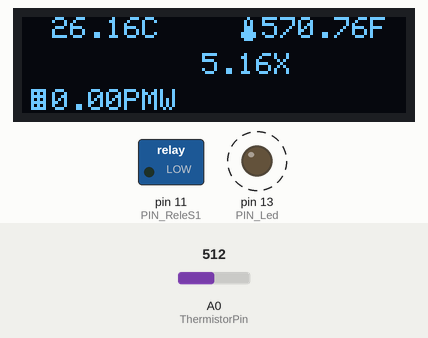
Simulated run of this sketch. Board: Arduino Uno, built with avr-gcc and run on an emulated ATmega328P. On the bench: 128×32 one-colour display, switched loads named in the sketch (green lamp = pin HIGH), output pins drawn as LEDs (lit = HIGH). Dashed ring = blinking. The test bench sets the inputs (shaded band); at power-on: A0 (ThermistorPin) = 512. The display library's start-up logo is not drawn; what the sketch prints to the serial monitor is not drawn.

Above: at 17.03 s.
17.3 s: A0 (ThermistorPin) set to 716
At 17.9 s:
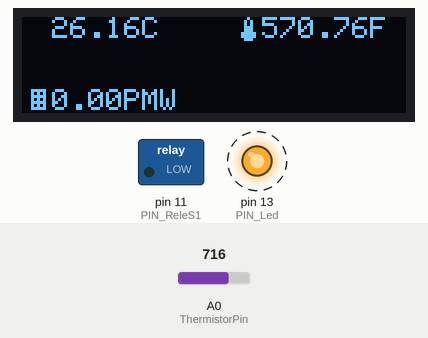
19.0 s: A0 (ThermistorPin) set to 900
At 21.03 s:
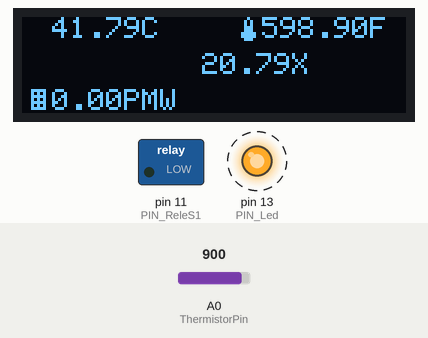
22.0 s: A0 (ThermistorPin) set to 23
At 24.05 s:
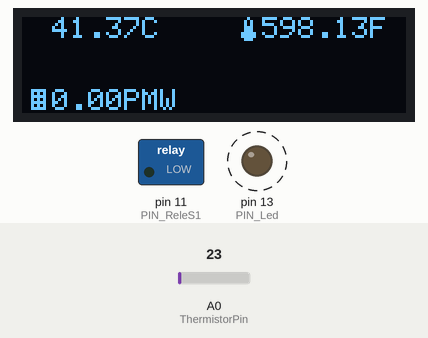
24.5 s: A0 (ThermistorPin) set to 19
Timing chart, 0 to 30.8 s (numbered marks = the images above; inputs shaded):
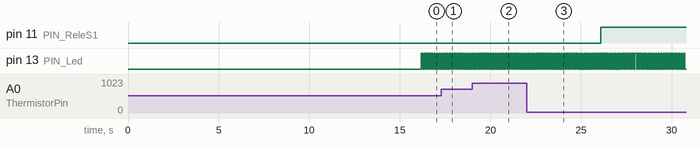

The sketch:

Hincubadora_2022_V001C.ino
```cpp
#include "TramasMicros2.h"


//---------------------------------------------------------------------------------


#include <Wire.h>
#include <Adafruit_GFX.h>
#include <Adafruit_SSD1306.h>

#define SCREEN_WIDTH 128 // OLED display width, in pixels
#define SCREEN_HEIGHT 32 // OLED display height, in pixels

#define OLED_RESET     -1 // Reset pin # (or -1 if sharing Arduino reset pin)
Adafruit_SSD1306 display(SCREEN_WIDTH, SCREEN_HEIGHT, &Wire, OLED_RESET);

#include "Pantalla.h"
//#include "PID.h"
//---------------------------------------------------------------------------------

bool lecturaPar = false;

double celsius_1 = 20;
int ThermistorPin = 0;
const int TemperaturaRedundante = 60;
int Vout_a[TemperaturaRedundante];


float logR2, R2, Temperature1;
int VoutR2;
//float R1 = 10000;
//float c1 = 1.009249522e-03, c2 = 2.378405444e-04, c3 = 2.019202697e-07;
//http://www.thinksrs.com/downloads/programs/Therm%20Calc/NTCCalibrator/NTCcalculator.htm
float R1 = 95000;
float c1 = 2.114990448e-03, c2 = 0.383281228e-04, c3 = 5.228061052e-07;

//---------------------------------------------------------------------------------


#include <PID_v1.h>

#define PIN_INPUT 0
#define PIN_ReleS1 11
#define PIN_Led 13

//#include "PID.h"

//Define Variables we'll be connecting to
double Setpoint = 21;
double Output;
unsigned long TiempoAlto;

//Specify the links and initial tuning parameters  P = propocion al error , I = incremento al pulso , D = rectifica al mobimiento "como, cuidado que biene"
double Kp=8.0, Ki=3.75, Kd=3.00;
//PID myPID(&Input, &Output, &Setpoint, Kp, Ki, Kd, DIRECT);

PID myPID(&celsius_1, &Output, &Setpoint, Kp, Ki, Kd, DIRECT);

double gap = 0;
//---------------------------------------------------------------------------------


void setup() {

  //inputString.reserve(200);
  bitWrite(ADCSRA, ADPS2, 1);
  bitWrite(ADCSRA, ADPS1, 0);
  bitWrite(ADCSRA, ADPS0, 1);
  //ADPS2 - ADPS1 - ADPS0 - Division Factor
  //0        - 0       - 0        ->2
  //0        - 0       - 1        ->2
  //0        - 1       - 0        ->4
  //0        - 1       - 1        ->8
  //1        - 0       - 0        ->16
  //1        - 0       - 1        ->32
  //1        - 1       - 0        ->64
  //1        - 1       - 1        ->128

  //---------------------------------------------------------------------------------

  Serial.begin(115200);

  //---------------------------------------------------------------------------------

  pinMode(PIN_ReleS1, OUTPUT);
  pinMode(PIN_Led, OUTPUT);
  //pinMode(PIN_INPUT, INPUT);
  //---------------------------------------------------------------------------------

  //initialize the variables we're linked to
  myPID.SetOutputLimits(0, 1000);
  //myPID.SampleTime(2000);


  //---------------------------------------------------------------------------------


  //turn the PID on
  myPID.SetMode(AUTOMATIC);


//---------------------------------------------------------------------------------

  setupPantalla() ;


  for (int indice_1 = TemperaturaRedundante - 1; indice_1 > -1; indice_1--) {
    Vout_a[indice_1] = analogRead(ThermistorPin);
    display.setCursor(2 * indice_1 + 1, 10);
    display.print(".");
    display.display();
    delay(250);

  }

}


//---------------------------------------------------------------------------------


TramaTiempo blink_LecturaSensores = TramaTiempo(70111, LecturaSensores);
TramaTiempo blink_PID = TramaTiempo(2000009, CumputePID);
TramaTiempo blink_PidGap = TramaTiempo(4010701, CumputePidGap);
TramaTiempo blink_DisplayOLED = TramaTiempo(1000105, DisplayOLED);

TramaTiempo blink_Rele1 = TramaTiempo(3146055, Rele1);

//---------------------------------------------------------------------------------


void LecturaSensores() {

  VoutR2 = analogRead(ThermistorPin);


  float Vout_Media = 0;
  for (int indice_1 = 0; indice_1 < TemperaturaRedundante; indice_1++) {
    Vout_Media += Vout_a[indice_1] ;
  }
  Vout_Media = Vout_Media / TemperaturaRedundante;

  //R2 = R1 * (1023.0 / (( ( (float)Vout1) + (float)Vout2 + (float)Vout3 + (float)Vout4 + (float)Vout5 + (float)Vout6 + (float)Vout7 + (float)Vout8 + (float)Vout9 + (float)Vout10) / 10) - 1.0);
  R2 = R1 * (1023.0 / Vout_Media - 1) ;


  logR2 = log(R2);
  Temperature1  = (1.0 / (c1 + c2*logR2 + c3*logR2*logR2*logR2)); // kelvin
  celsius_1 = Temperature1 - 273.15; // Centigrados
  Temperature1 = (Temperature1 * 9.0)/ 5.0 + 32.0;  // Farenheit

  for (int indice_1 = (TemperaturaRedundante - 1); indice_1 > 0; indice_1--) {
    Vout_a[indice_1] = Vout_a[indice_1 - 1];

  }
  Vout_a[0] = VoutR2;
  if (gap > 2) {
    if ( lecturaPar == false ){
      digitalWrite(PIN_Led,LOW);
      lecturaPar = true;
    } else {
      digitalWrite(PIN_Led,HIGH);
      lecturaPar = false;
    }
  } else {digitalWrite(PIN_Led,LOW);}

}

void CumputePID() {


  myPID.Compute();


  Serial.print("Temperature: ");
  Serial.print(Temperature1);
  Serial.println(" F");

  Serial.print("Out: ");
  Serial.print(VoutR2);
  Serial.println(" ");

}

void CumputePidGap(){

  gap = abs(Setpoint-celsius_1); //distance away from setpoint
  if (gap < 0.5)
  {
    //we're close to setpoint, use conservative tuning parameters
    myPID.SetTunings(Kp, Ki, Kd);
    display.setCursor(60, 12);
    display.print(gap);
    display.println(".");
  }
  else if ((gap < 1) && (celsius_1 > Setpoint) ) {
    myPID.SetTunings(Kp + 200, Ki + 10.50, Kd + 5.00);
    display.setCursor(60, 12);
    display.print(gap);
    display.println("Z.");
  }
  else if (gap < 1) {
    myPID.SetTunings(Kp + 20, Ki + 2.75, Kd + 2.00);
    display.setCursor(60, 12);
    display.print(gap);
    display.println("o");
  }
  else if ((gap < 2) && (celsius_1 > Setpoint) ) {
    myPID.SetTunings(Kp + 300, Ki + 15.00, Kd + 1.00);
    display.setCursor(60, 12);
    display.print(gap);
    display.println("O.");
  }
  else if (gap < 2) {
     //we're far from setpoint, use aggressive tuning parameters
     myPID.SetTunings(Kp + 45.2, Ki + 4.25, Kd + 4.00);
     display.setCursor(60, 12);
     display.print(gap);
     display.println("D");}
  else
  {
     //we're far from setpoint, use aggressive tuning parameters
     myPID.SetTunings(Kp + 90.2, Ki + 5.50, Kd + 4.25);
     display.setCursor(60, 12);
     display.print(gap);
     display.println("X");
  }

  display.display();

  //yield();
}


void Rele1(){


  unsigned long TiempoBajo_S1;
  unsigned long TiempoAlto_S1;

  TiempoAlto_S1 = ( (Output * 20000) + TiempoAlto ) / 2 ;
  TiempoBajo_S1 = 10000000 - TiempoAlto_S1;


  if ((bool)digitalRead(PIN_ReleS1))
  {
    digitalWrite(PIN_ReleS1, LOW);
    if (TiempoBajo_S1 > 0 ){
      blink_Rele1.setInterval(TiempoBajo_S1) ;
    } else {
      digitalWrite(PIN_ReleS1, HIGH);
      blink_Rele1.setInterval(TiempoAlto_S1) ;
    }

  }
  else
  {

    if (TiempoAlto_S1 > 0 ) {
      digitalWrite(PIN_ReleS1, HIGH);//digitalWrite(PinLedS1, HIGH);
      blink_Rele1.setInterval(TiempoAlto_S1) ;
    } else {
      digitalWrite(PIN_ReleS1, LOW);//digitalWrite(PinLedS1, LOW);
      blink_Rele1.setInterval(TiempoBajo_S1) ;
    }

  }

}


void loop() {

  blink_LecturaSensores.check();

//---------------------------------------------------------------------------------

  blink_PID.check();

//---------------------------------------------------------------------------------

  blink_DisplayOLED.check();

//---------------------------------------------------------------------------------

  blink_PidGap.check();

//---------------------------------------------------------------------------------

  blink_Rele1.check();

}


void DisplayOLED() {

  display.clearDisplay();

  display.setCursor(10, 0);
  display.print(celsius_1);
  display.println("C");

  display.drawBitmap( 70 , 0 , temperature, 8, 8, 1);
  display.setCursor(80, 0);
  display.print(Temperature1);
  display.println("F");

//  display.setCursor(80, 24);
//  display.print(Temperature1);
//  display.println("F");


//  int Vcc = 5;
//  float A = 1.11492089e-3;
//  float B = 2.372075385e-4;
//  float C = 6.954079529e-8;
//  float K = 2.5; //factor de disipacion en mW/C
//
//  float V =  Vo / 1024 * Vcc;
//  float R = (R1 * V ) / (Vcc - V);
//
//  float logR  = log(R);
//  float R_th = 1.0 / (A + B * logR + C * logR * logR * logR );
//  float kelvin = R_th - V*V/(K * R)*1000;
//  float celsius = kelvin - 273.15;

//  float fahrenheit = ((Temperature1 * 9) + 3) / 5 + 32;
//  celsius_1 = ((Temperature1 - 32)* 5) /9;
//  celsius_1 = celsius_1 - 1;


  display.drawBitmap( 0 , 24 , solar, 8, 8, 1);
  display.setCursor(10, 24);
  display.print(Output);
  display.println("PMW");

  display.display();
}
```

Pantalla.h
```cpp
byte solar[8] = //icon for solar panel
{
  0b11111, 0b10101, 0b11111, 0b10101, 0b11111, 0b10101, 0b11111, 0b00000
};
byte battery[8] =  //icon for battery
{
  0b01110, 0b11011, 0b10001, 0b10001, 0b10001, 0b10001, 0b10001, 0b11111
};

byte energy[8] =  // icon for power
{
  0b00010, 0b00100, 0b01000, 0b11111, 0b00010, 0b00100, 0b01000, 0b00000
};
byte alarm[8] =  // icon for alarm
{
  0b00000,0b00100,0b01110,0b01110,0b01110,0b11111,0b00000,0b00100
};
byte temperature[8] = //icon for termometer
{
  0b00100, 0b01010, 0b01010, 0b01110, 0b01110, 0b11111, 0b11111, 0b01110
};
byte charge[8] = // icon for battery charge
{
  0b01010, 0b11111, 0b10001, 0b10001, 0b10001, 0b01110, 0b00100, 0b00100,
};
byte not_charge[8] =
{
  0b00000, 0b10001, 0b01010, 0b00100, 0b01010, 0b10001, 0b00000, 0b00000,
};
byte pwm [8] =
{
  0b11101, 0b10101, 0b10101, 0b10101, 0b10101, 0b10101, 0b10101, 0b10111,
};


void setupPantalla() {

   if (!display.begin(SSD1306_SWITCHCAPVCC, 0x3C)) { // Address 0x3C for 128x32
    Serial.println(F("SSD1306 allocation failed"));
    //for (;;); // Don't proceed, loop forever
  }
  display.display();
  delay(200);
  display.clearDisplay();
  //display.drawPixel(10, 10, SSD1306_WHITE);
  display.setTextSize(1);      // Normal 1:1 pixel scale
  display.setTextColor(SSD1306_WHITE); // Draw white text
  display.cp437(true);         // Use full 256 char 'Code Page 437' font
  display.setCursor(0, 0);     // Start at top-left corner
  display.print("Hincubadora V001");
  display.display();


}
```

TramasMicros2.cpp
```cpp
/*
* TramasMicros2.cpp
*
* Created: 15/09/2017 14:45:16
*  Author: ivanmv
*/


#include "TramasMicros2.h"

TramaTiempo::TramaTiempo(unsigned long intervl,void (*function)()){
	active = true;
	previous = 0;
	interval = intervl;
	execute = function;
}

TramaTiempo::TramaTiempo(unsigned long prev,unsigned long intervl,void (*function)()){
	active = true;
	previous = prev;
	interval = intervl;
	execute = function;
}

void TramaTiempo::fun(void (*function)()){
  execute = function;
}

void TramaTiempo::reset(){
	previous = micros();
}

void TramaTiempo::disable(){
	active = false;
}

void TramaTiempo::enable(){
	active = true;
}

void TramaTiempo::check(){
	//unsigned long 4,294,967,295
	if ( active && (micros()-previous >= interval) ) {
		previous = micros();
		execute();
	}
	else if ( active && micros()<previous) {
		unsigned long TMr = (4294967295-previous);
		if (TMr < interval) { previous = interval -TMr; }
		else { previous = micros(); execute(); }
		//previous =  interval - (4294967295- previous) ;
	}
}

void TramaTiempo::setInterval( unsigned long intervl){
	interval = intervl;
}
```

TramasMicros2.h
```cpp
/*
* TramasMicros2.h
*
* Created: 15/09/2017 14:45:33
*  Author: ivanmv
*/


#ifndef TRAMASMICROS2_H_
#define TRAMASMICROS2_H_


#if defined(ARDUINO) && ARDUINO >= 100
#include <Arduino.h>
#else
#include <WProgram.h>
#endif


#define NO_PREDELAY 0

class TramaTiempo{

	public:
	TramaTiempo(unsigned long interval,void (*function)());
	TramaTiempo(unsigned long prev,unsigned long interval,void (*function)());

	void reset();
	void disable();
	void enable();
	void check();
  void fun(void (*function)());

	void setInterval( unsigned long interval );

	private:
	boolean active;
	unsigned long previous;
	unsigned long interval;
	void (*execute)();

};

#endif /* TRAMASMICROS2_H_ */
```

Measured:
- by itself, pin 13 (PIN_Led): alternates HIGH for 0.07 s and LOW for 0.07 s
